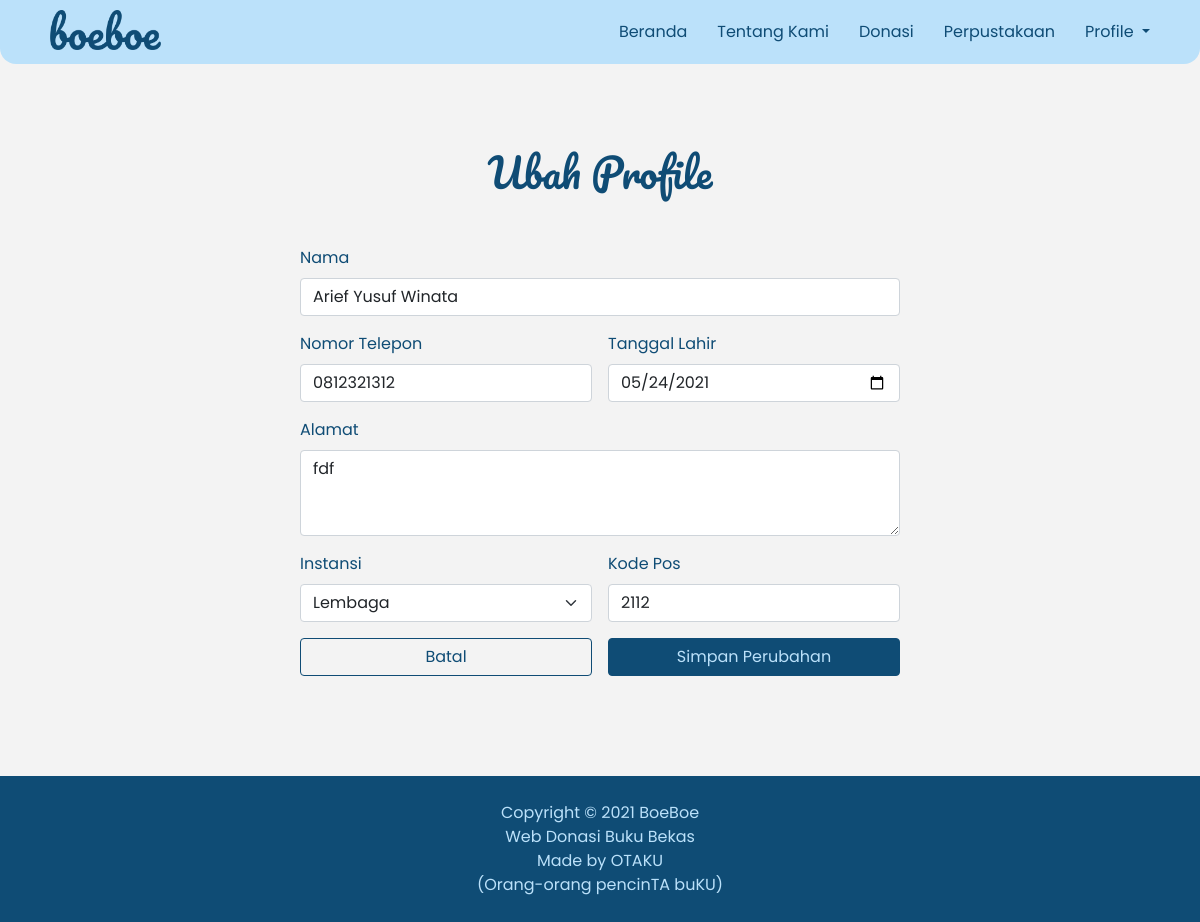
The page /assets/ubahProfileDonatur.php?id=4 (signed in) on the database its author committed.
### tables this page shows
CREATE TABLE `donatur_daftar` (
  `id_donatur` int(11) NOT NULL,
  `id_loginDonatur` int(11) NOT NULL,
  `email_donatur` varchar(100) NOT NULL,
  `nama_donatur` varchar(100) NOT NULL,
  `noTelepon_donatur` varchar(20) NOT NULL,
  `tglLahir_donatur` date NOT NULL,
  `id_alamatDonatur` int(11) NOT NULL,
  `instansi_donatur` varchar(100) NOT NULL
);

CREATE TABLE `donatur_alamat` (
  `id_alamatDonaturAktif` int(11) NOT NULL,
  `alamat` varchar(100) NOT NULL,
  `kodePos` int(5) NOT NULL
);

### assets/ubahProfileDonatur.php (the view, shortened to what this page needs)
<?php
  require "../action/config.php";
  $id = $_GET['id'];
  $query = "SELECT * FROM `donatur_daftar` JOIN `donatur_alamat` ON id_donatur = '$id' ";
  $result = mysqli_query($conn, $query);
  $result = mysqli_fetch_assoc($result);
?>
<!DOCTYPE html>
<html lang="id">
<head>
  <link href="https://cdn.jsdelivr.net/npm/bootstrap@5.0.0-beta3/dist/css/bootstrap.min.css" rel="stylesheet"
>
  <link href="https://cdnjs.cloudflare.com/ajax/libs/bootstrap-datepicker/1.6.4/css/bootstrap-datepicker.css"
    rel="stylesheet" />
</head>
<body>
  <header>
    <div class="header">
      <img src="../image/logo-boeboe.png" alt="logo-boeboe">
    </div>
    <div class="navi">
      <ul>
        <li><a href="../index.php">Beranda</a></li>
        <li><a href="../index.php#tentang-kami">Tentang Kami</a></li>
        <li><a href="donasi.php">Donasi</a></li>
        <li><a href="perpustakaan.php">Perpustakaan</a></li>
        <li>
          <div class="dropdown">
            <a class="masuk dropdown-toggle" href="#" id="navbarDarkDropdownMenuLink" role="button"
              data-bs-toggle="dropdown" aria-expanded="false">
              Profile
            </a>
          </div>
        </li>
      </ul>
    </div>
  </header>
  <div class="change-profile">
    <h1>Ubah Profile</h1>
    <form class="row g-3 needs-validation" method="POST" novalidate>
      <div class="col-12">
        <label for="inputNama" class="form-label">Nama</label>
        <input type="text" class="form-control" name="nama_donatur" id="inputNama" value="<?php echo $result['nama_donatur']; ?>">
      </div>
      <div class="col-md-6">
        <label for="formNomorTelepon" class="form-label">Nomor Telepon</label>
        <input type="number" class="form-control" name="noTelepon_donatur" id="formNomorTelepon"  value="<?php echo $result['noTelepon_donatur']; ?>">
      </div>
      <div class="col-md-6">
        <label for="formDate" class="form-label">Tanggal Lahir</label>
        <input type="date" class="form-control" name="tglLahir_donatur" id="formDate"  value="<?php echo $result['tglLahir_donatur']; ?>">
      </div>
      <div class="mb-3" style="margin-bottom: 0px!important;">
        <label for="formAlamat" class="form-label">Alamat</label>
        <textarea class="form-control" id="formAlamat" name="alamat_donatur" rows="3"><?php echo $result['alamat'];?></textarea>
      </div>
      <div class="col-md-6">
        <label for="inputInstansi" class="form-label">Instansi</label>
        <select class="form-select" name="instansi_donatur" id="inputInstansi">
          <option selected value="<?php echo $result['instansi_donatur']; ?>"><?php echo $result['instansi_donatur']; ?></option>
        </select>
      </div>
      <div class="col-md-6">
        <label for="formKodePos" class="form-label">Kode Pos</label>
        <input type="number" class="form-control" name="kodePos" id="formKodePos" value="<?php echo $result['kodePos']; ?>">
      </div>
      <div class="col-md-6">
        <a class="btn btn-secondary col-12" href="dasborDonatur.php">Batal</a>
      </div>
      <div class="col-md-6">
        <button type="submit" name="simpan" class="btn btn-primary col-12" ">Simpan Perubahan</button>
      </div>
    </form>
  </div>
  <footer>
    <p>Copyright &#169 2021 BoeBoe<br>Web Donasi Buku Bekas</p>
    <p>Made by OTAKU<br>(Orang-orang pencinTA buKU)</p>
  </footer>
  <script src=" ../js/script.js"> </script> </body> </html>

### rows shown on the page
donatur_daftar: nama_donatur "Arief Yusuf Winata", noTelepon_donatur "0812321312", tglLahir_donatur "05/24/2021", instansi_donatur "Lembaga"
donatur_alamat: alamat_donatur "fdf", kodePos "2112"
